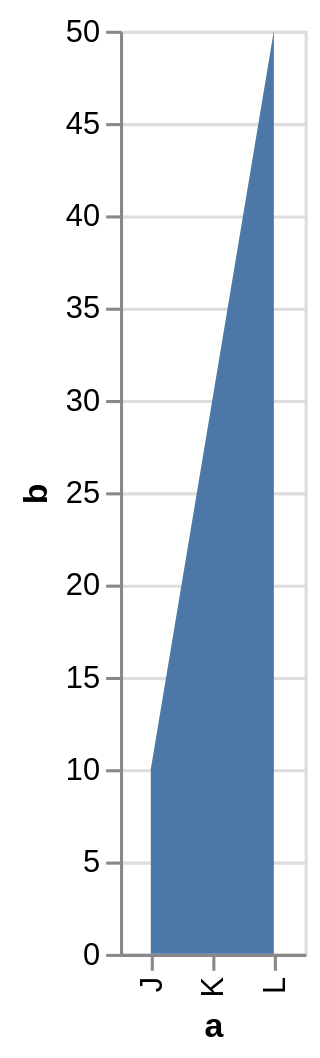

Specify this chart in Vega-Lite:
### Vega-Lite specification from a JSON file in a GitHub repository (floating-point values rounded to 4 significant figures)
{"$schema": "https://vega.github.io/schema/vega-lite/v2.json", "description": "A simple bar chart with embedded data.", "data": {"values": [{"a": "J", "b": 10}, {"a": "K", "b": 30}, {"a": "L", "b": 50}]}, "mark": "area", "encoding": {"x": {"field": "a", "type": "ordinal"}, "y": {"field": "b", "type": "quantitative"}}}
